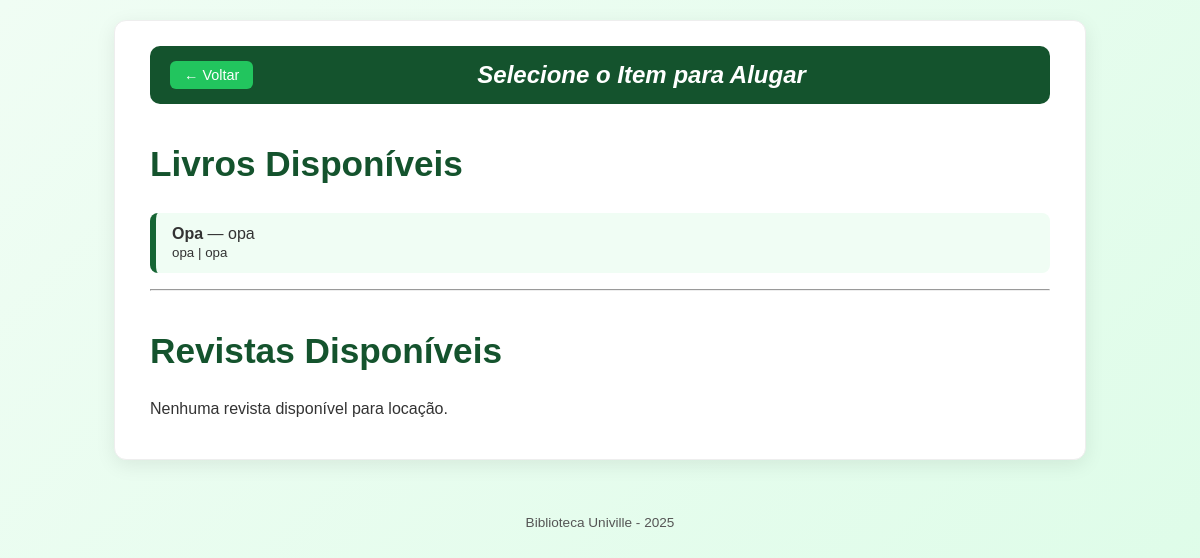
Page /locacao on the earlier database version.
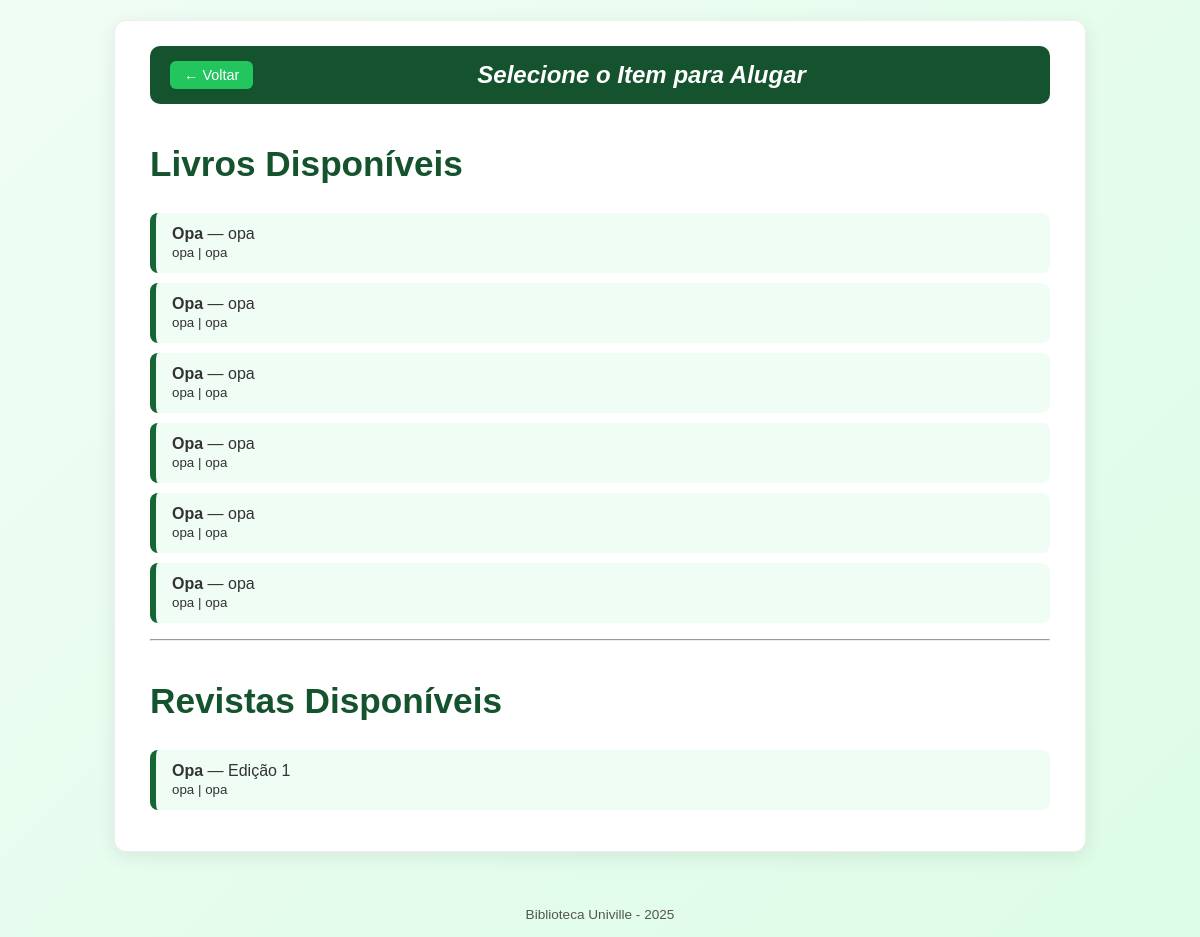
Same page on the later database version.
### database.py (models this page shows, shortened)
class Material(db.Model):
    __tablename__ = 'acervo'
    id = db.Column(db.Integer, primary_key=True)
    tipo = db.Column(db.String(50))   # 'Livro' ou 'Revista'
    titulo = db.Column(db.String(200), nullable=False)
    categoria = db.Column(db.String(100))
    editora = db.Column(db.String(100))
    autor = db.Column(db.String(100))
    edicao = db.Column(db.Integer)
    disponivel = db.Column(db.Boolean, default=True)
    emprestimos = db.relationship("Emprestimo", back_populates="material")

### app/routes.py (the view)
@bp.route('/locacao')
def locacao():
    materiais_disponiveis = db.session.execute(
        db.select(Material).filter_by(disponivel=True)
    ).scalars().all()
    livros = [m for m in materiais_disponiveis if m.tipo == 'Livro']
    revistas = [m for m in materiais_disponiveis if m.tipo == 'Revista']
    return render_template('locacao.html', livros=livros, revistas=revistas)

### app/templates/locacao.html (shortened to what this page needs)
<!DOCTYPE html>
<html lang="pt-BR">
<head>
    <link rel="stylesheet" href="{{ url_for('static', filename='locacao.css') }}">
</head>
<body id="corpo">
    <div class="container">
        <nav id="menu">
            <div class="menu-topo">
                <a href="{{ url_for('main.index') }}" id="botaoVoltar">← Voltar</a>
                <h1 id="titulo">Selecione o Item para Alugar</h1>
            </div>
        </nav>
        <h2 id="cabecalhoLivros">Livros Disponíveis</h2>
        {% if livros %}
            <ul>
                {% for livro in livros %}
                    <li>
                        <a href="{{ url_for('main.locacao_selecionar_cliente', material_id=livro.id) }}">
                            <strong>{{ livro.titulo }}</strong> — {{ livro.autor }}
                            <br>
                            <small>{{ livro.categoria }} | {{ livro.editora }}</small>
                        </a>
                    </li>
                {% endfor %}
            </ul>
        {% else %}
            <p>Nenhum livro disponível para locação.</p>
        {% endif %}
        <hr>
        <h2 id="cabecalhoRevistas">Revistas Disponíveis</h2>
        {% if revistas %}
            <ul>
                {% for revista in revistas %}
                    <li>
                        <a href="{{ url_for('main.locacao_selecionar_cliente', material_id=revista.id) }}">
                            <strong>{{ revista.titulo }}</strong> — Edição {{ revista.edicao }}
                            <br>
                            <small>{{ revista.categoria }} | {{ revista.editora }}</small>
                        </a>
                    </li>
                {% endfor %}
            </ul>
        {% else %}
            <p>Nenhuma revista disponível para locação.</p>
        {% endif %}
    </div>
    <footer id="rodape">Biblioteca Univille - 2025</footer>
</body>
</html>

Differences in the rows shown:
added Material: titulo "Opa", autor "opa", categoria "opa", editora "opa", shown under "Livros Disponíveis"
added Material: titulo "Opa", autor "opa", categoria "opa", editora "opa", shown under "Livros Disponíveis"
added Material: titulo "Opa", autor "opa", categoria "opa", editora "opa", shown under "Livros Disponíveis"
added Material: titulo "Opa", autor "opa", categoria "opa", editora "opa", shown under "Livros Disponíveis"
added Material: titulo "Opa", autor "opa", categoria "opa", editora "opa", shown under "Livros Disponíveis"
added Material: titulo "Opa", edicao "1", categoria "opa", editora "opa", shown under "Revistas Disponíveis"
Other differences:
text no longer shown: "Nenhuma revista disponível para locação."
